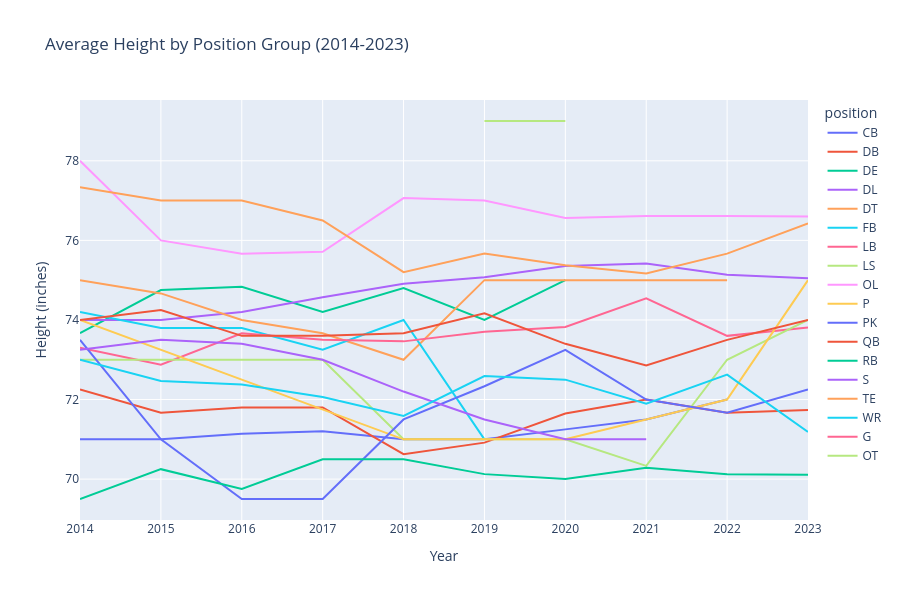
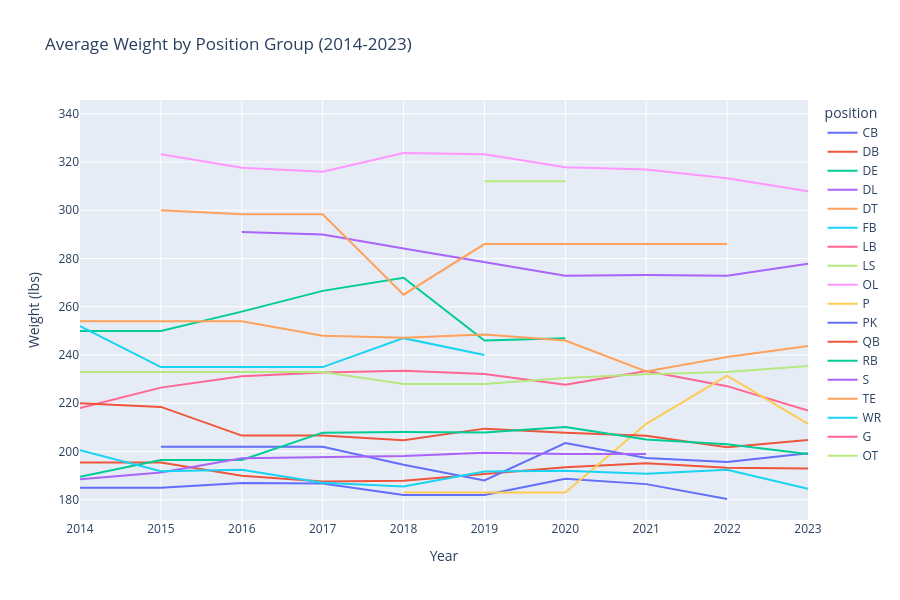
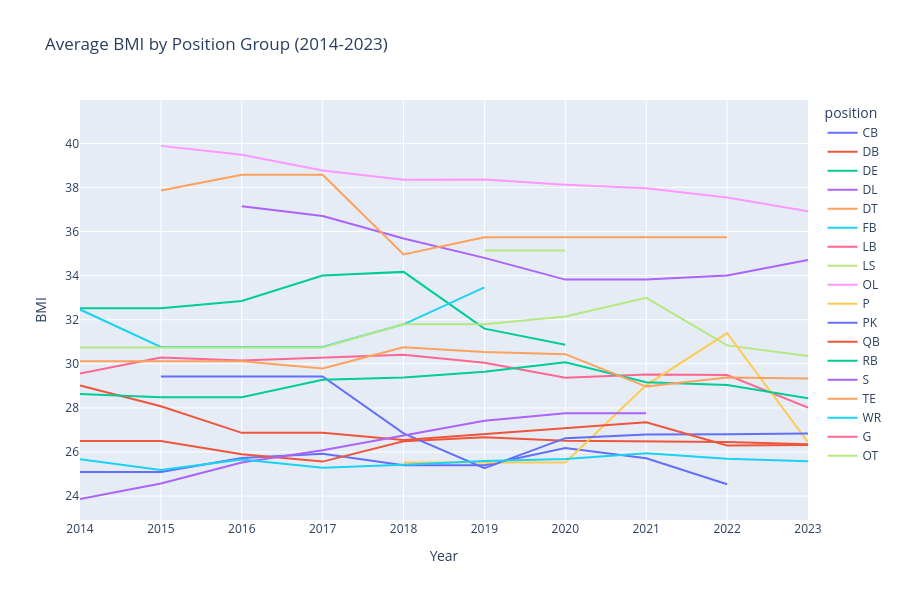

The code cell stored with these charts, in order, in its notebook:
### Markdown cell above
# Plotly PX

### Code cell
# Create an instance of the API class
api_instance = cfbd.TeamsApi(cfbd.ApiClient(configuration))
team = 'Oklahoma'  # Team filter
years = range(2014, 2024)  # Last 10 years

all_data = []

for year in years:
    try:
        # Fetch team roster for the given year
        api_response = api_instance.get_roster(year=year, team=team)
        
        # Process and collect data
        for player in api_response:
            all_data.append({
                'year': year,
                'player_id': player.id,
                'first_name': player.first_name,
                'last_name': player.last_name,
                'position': player.position,
                'height': player.height,
                'weight': player.weight
            })
    except ApiException as e:
        print("Exception when calling TeamsApi->get_roster for year {}: {}\n".format(year, e))

# Convert the collected data to a pandas DataFrame
df = pd.DataFrame(all_data)

# Calculate BMI for each player
df['BMI'] = df['weight'] / (df['height'] ** 2) * 703

# Group by year and position, then calculate average height, weight, and BMI
position_group = df.groupby(['year', 'position']).agg({
    'height': 'mean',
    'weight': 'mean',
    'BMI': 'mean'
}).reset_index()

# Plotting the data using Plotly Express
fig_height = px.line(position_group, x='year', y='height', color='position',
                     title='Average Height by Position Group (2014-2023)',
                     labels={'height': 'Height (inches)', 'year': 'Year'},
                     markers=True, height=600)  # Adjust height here
fig_height.update_traces(mode='lines')
fig_height.show()

fig_weight = px.line(position_group, x='year', y='weight', color='position',
                     title='Average Weight by Position Group (2014-2023)',
                     labels={'weight': 'Weight (lbs)', 'year': 'Year'},
                     markers=True, height=600)  # Adjust height here
fig_weight.update_traces(mode='lines')
fig_weight.show()

fig_bmi = px.line(position_group, x='year', y='BMI', color='position',
                  title='Average BMI by Position Group (2014-2023)',
                  labels={'BMI': 'BMI', 'year': 'Year'},
                  markers=True, height=600)  # Adjust height here
fig_bmi.update_traces(mode='lines')
fig_bmi.show()

### Figure 1 — Plotly figure (JSON) as saved in the notebook; plotly's stock layout.template omitted (floating-point values rounded to 4 significant figures)
{"data": [{"hovertemplate": "position=CB<br>Year=%{x}<br>Height (inches)=%{y}<extra></extra>", "legendgroup": "CB", "line": {"color": "#636efa", "dash": "solid"}, "marker": {"symbol": "circle"}, "mode": "lines", "name": "CB", "orientation": "v", "showlegend": true, "type": "scatter", "x": [2014, 2015, 2016, 2017, 2018, 2019, 2020, 2021, 2022], "xaxis": "x", "y": [71, 71, 71.14, 71.2, 71, 71, 71.25, 71.5, 72], "yaxis": "y"}, {"hovertemplate": "position=DB<br>Year=%{x}<br>Height (inches)=%{y}<extra></extra>", "legendgroup": "DB", "line": {"color": "#EF553B", "dash": "solid"}, "marker": {"symbol": "circle"}, "mode": "lines", "name": "DB", "orientation": "v", "showlegend": true, "type": "scatter", "x": [2014, 2015, 2016, 2017, 2018, 2019, 2020, 2021, 2022, 2023], "xaxis": "x", "y": [72.25, 71.67, 71.8, 71.8, 70.62, 70.92, 71.65, 72, 71.67, 71.74], "yaxis": "y"}, {"hovertemplate": "position=DE<br>Year=%{x}<br>Height (inches)=%{y}<extra></extra>", "legendgroup": "DE", "line": {"color": "#00cc96", "dash": "solid"}, "marker": {"symbol": "circle"}, "mode": "lines", "name": "DE", "orientation": "v", "showlegend": true, "type": "scatter", "x": [2014, 2015, 2016, 2017, 2018, 2019, 2020], "xaxis": "x", "y": [73.67, 74.75, 74.83, 74.2, 74.8, 74, 75], "yaxis": "y"}, {"hovertemplate": "position=DL<br>Year=%{x}<br>Height (inches)=%{y}<extra></extra>", "legendgroup": "DL", "line": {"color": "#ab63fa", "dash": "solid"}, "marker": {"symbol": "circle"}, "mode": "lines", "name": "DL", "orientation": "v", "showlegend": true, "type": "scatter", "x": [2014, 2015, 2016, 2017, 2018, 2019, 2020, 2021, 2022, 2023], "xaxis": "x", "y": [74, 74, 74.2, 74.57, 74.91, 75.07, 75.36, 75.42, 75.14, 75.05], "yaxis": "y"}, {"hovertemplate": "position=DT<br>Year=%{x}<br>Height (inches)=%{y}<extra></extra>", "legendgroup": "DT", "line": {"color": "#FFA15A", "dash": "solid"}, "marker": {"symbol": "circle"}, "mode": "lines", "name": "DT", "orientation": "v", "showlegend": true, "type": "scatter", "x": [2014, 2015, 2016, 2017, 2018, 2019, 2020, 2021, 2022], "xaxis": "x", "y": [75, 74.67, 74, 73.67, 73, 75, 75, 75, 75], "yaxis": "y"}, {"hovertemplate": "position=FB<br>Year=%{x}<br>Height (inches)=%{y}<extra></extra>", "legendgroup": "FB", "line": {"color": "#19d3f3", "dash": "solid"}, "marker": {"symbol": "circle"}, "mode": "lines", "name": "FB", "orientation": "v", "showlegend": true, "type": "scatter", "x": [2014, 2015, 2016, 2017, 2018, 2019], "xaxis": "x", "y": [74.2, 73.8, 73.8, 73.25, 74, 71], "yaxis": "y"}, {"hovertemplate": "position=LB<br>Year=%{x}<br>Height (inches)=%{y}<extra></extra>", "legendgroup": "LB", "line": {"color": "#FF6692", "dash": "solid"}, "marker": {"symbol": "circle"}, "mode": "lines", "name": "LB", "orientation": "v", "showlegend": true, "type": "scatter", "x": [2014, 2015, 2016, 2017, 2018, 2019, 2020, 2021, 2022, 2023], "xaxis": "x", "y": [73.3, 72.88, 73.67, 73.5, 73.46, 73.71, 73.82, 74.55, 73.6, 73.81], "yaxis": "y"}, {"hovertemplate": "position=LS<br>Year=%{x}<br>Height (inches)=%{y}<extra></extra>", "legendgroup": "LS", "line": {"color": "#B6E880", "dash": "solid"}, "marker": {"symbol": "circle"}, "mode": "lines", "name": "LS", "orientation": "v", "showlegend": true, "type": "scatter", "x": [2014, 2015, 2016, 2017, 2018, 2019, 2020, 2021, 2022, 2023], "xaxis": "x", "y": [73, 73, 73, 73, 71, 71, 71, 70.33, 73, 74], "yaxis": "y"}, {"hovertemplate": "position=OL<br>Year=%{x}<br>Height (inches)=%{y}<extra></extra>", "legendgroup": "OL", "line": {"color": "#FF97FF", "dash": "solid"}, "marker": {"symbol": "circle"}, "mode": "lines", "name": "OL", "orientation": "v", "showlegend": true, "type": "scatter", "x": [2014, 2015, 2016, 2017, 2018, 2019, 2020, 2021, 2022, 2023], "xaxis": "x", "y": [78, 76, 75.67, 75.71, 77.06, 77, 76.57, 76.61, 76.61, 76.6], "yaxis": "y"}, {"hovertemplate": "position=P<br>Year=%{x}<br>Height (inches)=%{y}<extra></extra>", "legendgroup": "P", "line": {"color": "#FECB52", "dash": "solid"}, "marker": {"symbol": "circle"}, "mode": "lines", "name": "P", "orientation": "v", "showlegend": true, "type": "scatter", "x": [2014, 2018, 2019, 2020, 2021, 2022, 2023], "xaxis": "x", "y": [74, 71, 71, 71, 71.5, 72, 75], "yaxis": "y"}, {"hovertemplate": "position=PK<br>Year=%{x}<br>Height (inches)=%{y}<extra></extra>", "legendgroup": "PK", "line": {"color": "#636efa", "dash": "solid"}, "marker": {"symbol": "circle"}, "mode": "lines", "name": "PK", "orientation": "v", "showlegend": true, "type": "scatter", "x": [2014, 2015, 2016, 2017, 2018, 2019, 2020, 2021, 2022, 2023], "xaxis": "x", "y": [73.5, 71, 69.5, 69.5, 71.5, 72.33, 73.25, 72, 71.67, 72.25], "yaxis": "y"}, {"hovertemplate": "position=QB<br>Year=%{x}<br>Height (inches)=%{y}<extra></extra>", "legendgroup": "QB", "line": {"color": "#EF553B", "dash": "solid"}, "marker": {"symbol": "circle"}, "mode": "lines", "name": "QB", "orientation": "v", "showlegend": true, "type": "scatter", "x": [2014, 2015, 2016, 2017, 2018, 2019, 2020, 2021, 2022, 2023], "xaxis": "x", "y": [74, 74.25, 73.6, 73.6, 73.67, 74.17, 73.4, 72.86, 73.5, 74], "yaxis": "y"}, {"hovertemplate": "position=RB<br>Year=%{x}<br>Height (inches)=%{y}<extra></extra>", "legendgroup": "RB", "line": {"color": "#00cc96", "dash": "solid"}, "marker": {"symbol": "circle"}, "mode": "lines", "name": "RB", "orientation": "v", "showlegend": true, "type": "scatter", "x": [2014, 2015, 2016, 2017, 2018, 2019, 2020, 2021, 2022, 2023], "xaxis": "x", "y": [69.5, 70.25, 69.75, 70.5, 70.5, 70.12, 70, 70.29, 70.12, 70.11], "yaxis": "y"}, {"hovertemplate": "position=S<br>Year=%{x}<br>Height (inches)=%{y}<extra></extra>", "legendgroup": "S", "line": {"color": "#ab63fa", "dash": "solid"}, "marker": {"symbol": "circle"}, "mode": "lines", "name": "S", "orientation": "v", "showlegend": true, "type": "scatter", "x": [2014, 2015, 2016, 2017, 2018, 2019, 2020, 2021], "xaxis": "x", "y": [73.25, 73.5, 73.4, 73, 72.2, 71.5, 71, 71], "yaxis": "y"}, {"hovertemplate": "position=TE<br>Year=%{x}<br>Height (inches)=%{y}<extra></extra>", "legendgroup": "TE", "line": {"color": "#FFA15A", "dash": "solid"}, "marker": {"symbol": "circle"}, "mode": "lines", "name": "TE", "orientation": "v", "showlegend": true, "type": "scatter", "x": [2014, 2015, 2016, 2017, 2018, 2019, 2020, 2021, 2022, 2023], "xaxis": "x", "y": [77.33, 77, 77, 76.5, 75.2, 75.67, 75.38, 75.17, 75.67, 76.43], "yaxis": "y"}, {"hovertemplate": "position=WR<br>Year=%{x}<br>Height (inches)=%{y}<extra></extra>", "legendgroup": "WR", "line": {"color": "#19d3f3", "dash": "solid"}, "marker": {"symbol": "circle"}, "mode": "lines", "name": "WR", "orientation": "v", "showlegend": true, "type": "scatter", "x": [2014, 2015, 2016, 2017, 2018, 2019, 2020, 2021, 2022, 2023], "xaxis": "x", "y": [73, 72.47, 72.38, 72.06, 71.59, 72.59, 72.5, 71.89, 72.62, 71.19], "yaxis": "y"}, {"hovertemplate": "position=G<br>Year=%{x}<br>Height (inches)=%{y}<extra></extra>", "legendgroup": "G", "line": {"color": "#FF6692", "dash": "solid"}, "marker": {"symbol": "circle"}, "mode": "lines", "name": "G", "orientation": "v", "showlegend": true, "type": "scatter", "x": [2019], "xaxis": "x", "y": [76], "yaxis": "y"}, {"hovertemplate": "position=OT<br>Year=%{x}<br>Height (inches)=%{y}<extra></extra>", "legendgroup": "OT", "line": {"color": "#B6E880", "dash": "solid"}, "marker": {"symbol": "circle"}, "mode": "lines", "name": "OT", "orientation": "v", "showlegend": true, "type": "scatter", "x": [2019, 2020], "xaxis": "x", "y": [79, 79], "yaxis": "y"}], "layout": {"height": 600, "legend": {"title": {"text": "position"}, "tracegroupgap": 0}, "title": {"text": "Average Height by Position Group (2014-2023)"}, "xaxis": {"anchor": "y", "domain": [0, 1], "title": {"text": "Year"}}, "yaxis": {"anchor": "x", "domain": [0, 1], "title": {"text": "Height (inches)"}}}}

### Figure 2 — Plotly figure (JSON) as saved in the notebook; plotly's stock layout.template omitted (floating-point values rounded to 4 significant figures)
{"data": [{"hovertemplate": "position=CB<br>Year=%{x}<br>Weight (lbs)=%{y}<extra></extra>", "legendgroup": "CB", "line": {"color": "#636efa", "dash": "solid"}, "marker": {"symbol": "circle"}, "mode": "lines", "name": "CB", "orientation": "v", "showlegend": true, "type": "scatter", "x": [2014, 2015, 2016, 2017, 2018, 2019, 2020, 2021, 2022], "xaxis": "x", "y": [185, 185, 187, 186.8, 182, 182, 188.8, 186.5, 180.3], "yaxis": "y"}, {"hovertemplate": "position=DB<br>Year=%{x}<br>Weight (lbs)=%{y}<extra></extra>", "legendgroup": "DB", "line": {"color": "#EF553B", "dash": "solid"}, "marker": {"symbol": "circle"}, "mode": "lines", "name": "DB", "orientation": "v", "showlegend": true, "type": "scatter", "x": [2014, 2015, 2016, 2017, 2018, 2019, 2020, 2021, 2022, 2023], "xaxis": "x", "y": [195.5, 195.5, 190, 187.6, 187.9, 190.8, 193.5, 195.1, 193.3, 193.0], "yaxis": "y"}, {"hovertemplate": "position=DE<br>Year=%{x}<br>Weight (lbs)=%{y}<extra></extra>", "legendgroup": "DE", "line": {"color": "#00cc96", "dash": "solid"}, "marker": {"symbol": "circle"}, "mode": "lines", "name": "DE", "orientation": "v", "showlegend": true, "type": "scatter", "x": [2014, 2015, 2016, 2017, 2018, 2019, 2020], "xaxis": "x", "y": [250, 250, 258, 266.6, 272, 246, 247], "yaxis": "y"}, {"hovertemplate": "position=DL<br>Year=%{x}<br>Weight (lbs)=%{y}<extra></extra>", "legendgroup": "DL", "line": {"color": "#ab63fa", "dash": "solid"}, "marker": {"symbol": "circle"}, "mode": "lines", "name": "DL", "orientation": "v", "showlegend": true, "type": "scatter", "x": [2014, 2015, 2016, 2017, 2018, 2019, 2020, 2021, 2022, 2023], "xaxis": "x", "y": [null, null, 291, 290, 284.2, 278.4, 272.9, 273.2, 272.9, 277.8], "yaxis": "y"}, {"hovertemplate": "position=DT<br>Year=%{x}<br>Weight (lbs)=%{y}<extra></extra>", "legendgroup": "DT", "line": {"color": "#FFA15A", "dash": "solid"}, "marker": {"symbol": "circle"}, "mode": "lines", "name": "DT", "orientation": "v", "showlegend": true, "type": "scatter", "x": [2014, 2015, 2016, 2017, 2018, 2019, 2020, 2021, 2022], "xaxis": "x", "y": [null, 300, 298.3, 298.3, 265, 286, 286, 286, 286], "yaxis": "y"}, {"hovertemplate": "position=FB<br>Year=%{x}<br>Weight (lbs)=%{y}<extra></extra>", "legendgroup": "FB", "line": {"color": "#19d3f3", "dash": "solid"}, "marker": {"symbol": "circle"}, "mode": "lines", "name": "FB", "orientation": "v", "showlegend": true, "type": "scatter", "x": [2014, 2015, 2016, 2017, 2018, 2019], "xaxis": "x", "y": [252, 235, 235, 235, 247, 240], "yaxis": "y"}, {"hovertemplate": "position=LB<br>Year=%{x}<br>Weight (lbs)=%{y}<extra></extra>", "legendgroup": "LB", "line": {"color": "#FF6692", "dash": "solid"}, "marker": {"symbol": "circle"}, "mode": "lines", "name": "LB", "orientation": "v", "showlegend": true, "type": "scatter", "x": [2014, 2015, 2016, 2017, 2018, 2019, 2020, 2021, 2022, 2023], "xaxis": "x", "y": [218, 226.5, 231.2, 232.8, 233.5, 232.2, 227.7, 233.4, 227.1, 217], "yaxis": "y"}, {"hovertemplate": "position=LS<br>Year=%{x}<br>Weight (lbs)=%{y}<extra></extra>", "legendgroup": "LS", "line": {"color": "#B6E880", "dash": "solid"}, "marker": {"symbol": "circle"}, "mode": "lines", "name": "LS", "orientation": "v", "showlegend": true, "type": "scatter", "x": [2014, 2015, 2016, 2017, 2018, 2019, 2020, 2021, 2022, 2023], "xaxis": "x", "y": [233, 233, 233, 233, 228, 228, 230.5, 232, 233, 235.5], "yaxis": "y"}, {"hovertemplate": "position=OL<br>Year=%{x}<br>Weight (lbs)=%{y}<extra></extra>", "legendgroup": "OL", "line": {"color": "#FF97FF", "dash": "solid"}, "marker": {"symbol": "circle"}, "mode": "lines", "name": "OL", "orientation": "v", "showlegend": true, "type": "scatter", "x": [2014, 2015, 2016, 2017, 2018, 2019, 2020, 2021, 2022, 2023], "xaxis": "x", "y": [null, 323.2, 317.6, 316, 323.8, 323.2, 317.9, 316.9, 313.3, 307.9], "yaxis": "y"}, {"hovertemplate": "position=P<br>Year=%{x}<br>Weight (lbs)=%{y}<extra></extra>", "legendgroup": "P", "line": {"color": "#FECB52", "dash": "solid"}, "marker": {"symbol": "circle"}, "mode": "lines", "name": "P", "orientation": "v", "showlegend": true, "type": "scatter", "x": [2014, 2018, 2019, 2020, 2021, 2022, 2023], "xaxis": "x", "y": [null, 183, 183, 183, 211.5, 231.5, 211.5], "yaxis": "y"}, {"hovertemplate": "position=PK<br>Year=%{x}<br>Weight (lbs)=%{y}<extra></extra>", "legendgroup": "PK", "line": {"color": "#636efa", "dash": "solid"}, "marker": {"symbol": "circle"}, "mode": "lines", "name": "PK", "orientation": "v", "showlegend": true, "type": "scatter", "x": [2014, 2015, 2016, 2017, 2018, 2019, 2020, 2021, 2022, 2023], "xaxis": "x", "y": [null, 202, 202, 202, 194.5, 188, 203.5, 197.3, 195.7, 199.2], "yaxis": "y"}, {"hovertemplate": "position=QB<br>Year=%{x}<br>Weight (lbs)=%{y}<extra></extra>", "legendgroup": "QB", "line": {"color": "#EF553B", "dash": "solid"}, "marker": {"symbol": "circle"}, "mode": "lines", "name": "QB", "orientation": "v", "showlegend": true, "type": "scatter", "x": [2014, 2015, 2016, 2017, 2018, 2019, 2020, 2021, 2022, 2023], "xaxis": "x", "y": [220, 218.5, 206.6, 206.6, 204.7, 209.5, 207.8, 206.6, 201.8, 204.8], "yaxis": "y"}, {"hovertemplate": "position=RB<br>Year=%{x}<br>Weight (lbs)=%{y}<extra></extra>", "legendgroup": "RB", "line": {"color": "#00cc96", "dash": "solid"}, "marker": {"symbol": "circle"}, "mode": "lines", "name": "RB", "orientation": "v", "showlegend": true, "type": "scatter", "x": [2014, 2015, 2016, 2017, 2018, 2019, 2020, 2021, 2022, 2023], "xaxis": "x", "y": [189.5, 196.5, 196.5, 207.8, 208.1, 207.9, 210.1, 205, 203, 199], "yaxis": "y"}, {"hovertemplate": "position=S<br>Year=%{x}<br>Weight (lbs)=%{y}<extra></extra>", "legendgroup": "S", "line": {"color": "#ab63fa", "dash": "solid"}, "marker": {"symbol": "circle"}, "mode": "lines", "name": "S", "orientation": "v", "showlegend": true, "type": "scatter", "x": [2014, 2015, 2016, 2017, 2018, 2019, 2020, 2021], "xaxis": "x", "y": [188.5, 191.3, 197.2, 197.7, 198.2, 199.5, 199, 199], "yaxis": "y"}, {"hovertemplate": "position=TE<br>Year=%{x}<br>Weight (lbs)=%{y}<extra></extra>", "legendgroup": "TE", "line": {"color": "#FFA15A", "dash": "solid"}, "marker": {"symbol": "circle"}, "mode": "lines", "name": "TE", "orientation": "v", "showlegend": true, "type": "scatter", "x": [2014, 2015, 2016, 2017, 2018, 2019, 2020, 2021, 2022, 2023], "xaxis": "x", "y": [254, 254, 254, 248, 247.2, 248.5, 246, 233.2, 239.2, 243.7], "yaxis": "y"}, {"hovertemplate": "position=WR<br>Year=%{x}<br>Weight (lbs)=%{y}<extra></extra>", "legendgroup": "WR", "line": {"color": "#19d3f3", "dash": "solid"}, "marker": {"symbol": "circle"}, "mode": "lines", "name": "WR", "orientation": "v", "showlegend": true, "type": "scatter", "x": [2014, 2015, 2016, 2017, 2018, 2019, 2020, 2021, 2022, 2023], "xaxis": "x", "y": [200.6, 191.9, 192.5, 187.1, 185.5, 191.8, 192.0, 190.8, 192.4, 184.6], "yaxis": "y"}, {"hovertemplate": "position=G<br>Year=%{x}<br>Weight (lbs)=%{y}<extra></extra>", "legendgroup": "G", "line": {"color": "#FF6692", "dash": "solid"}, "marker": {"symbol": "circle"}, "mode": "lines", "name": "G", "orientation": "v", "showlegend": true, "type": "scatter", "x": [2019], "xaxis": "x", "y": [337], "yaxis": "y"}, {"hovertemplate": "position=OT<br>Year=%{x}<br>Weight (lbs)=%{y}<extra></extra>", "legendgroup": "OT", "line": {"color": "#B6E880", "dash": "solid"}, "marker": {"symbol": "circle"}, "mode": "lines", "name": "OT", "orientation": "v", "showlegend": true, "type": "scatter", "x": [2019, 2020], "xaxis": "x", "y": [312, 312], "yaxis": "y"}], "layout": {"height": 600, "legend": {"title": {"text": "position"}, "tracegroupgap": 0}, "title": {"text": "Average Weight by Position Group (2014-2023)"}, "xaxis": {"anchor": "y", "domain": [0, 1], "title": {"text": "Year"}}, "yaxis": {"anchor": "x", "domain": [0, 1], "title": {"text": "Weight (lbs)"}}}}

### Figure 3 — Plotly figure (JSON) as saved in the notebook; plotly's stock layout.template omitted (floating-point values rounded to 4 significant figures)
{"data": [{"hovertemplate": "position=CB<br>Year=%{x}<br>BMI=%{y}<extra></extra>", "legendgroup": "CB", "line": {"color": "#636efa", "dash": "solid"}, "marker": {"symbol": "circle"}, "mode": "lines", "name": "CB", "orientation": "v", "showlegend": true, "type": "scatter", "x": [2014, 2015, 2016, 2017, 2018, 2019, 2020, 2021, 2022], "xaxis": "x", "y": [25.09, 25.09, 25.73, 25.92, 25.39, 25.39, 26.17, 25.72, 24.53], "yaxis": "y"}, {"hovertemplate": "position=DB<br>Year=%{x}<br>BMI=%{y}<extra></extra>", "legendgroup": "DB", "line": {"color": "#EF553B", "dash": "solid"}, "marker": {"symbol": "circle"}, "mode": "lines", "name": "DB", "orientation": "v", "showlegend": true, "type": "scatter", "x": [2014, 2015, 2016, 2017, 2018, 2019, 2020, 2021, 2022, 2023], "xaxis": "x", "y": [26.49, 26.49, 25.9, 25.56, 26.48, 26.67, 26.51, 26.47, 26.45, 26.35], "yaxis": "y"}, {"hovertemplate": "position=DE<br>Year=%{x}<br>BMI=%{y}<extra></extra>", "legendgroup": "DE", "line": {"color": "#00cc96", "dash": "solid"}, "marker": {"symbol": "circle"}, "mode": "lines", "name": "DE", "orientation": "v", "showlegend": true, "type": "scatter", "x": [2014, 2015, 2016, 2017, 2018, 2019, 2020], "xaxis": "x", "y": [32.52, 32.52, 32.85, 34.01, 34.17, 31.59, 30.87], "yaxis": "y"}, {"hovertemplate": "position=DL<br>Year=%{x}<br>BMI=%{y}<extra></extra>", "legendgroup": "DL", "line": {"color": "#ab63fa", "dash": "solid"}, "marker": {"symbol": "circle"}, "mode": "lines", "name": "DL", "orientation": "v", "showlegend": true, "type": "scatter", "x": [2014, 2015, 2016, 2017, 2018, 2019, 2020, 2021, 2022, 2023], "xaxis": "x", "y": [null, null, 37.15, 36.7, 35.68, 34.81, 33.82, 33.82, 34.01, 34.71], "yaxis": "y"}, {"hovertemplate": "position=DT<br>Year=%{x}<br>BMI=%{y}<extra></extra>", "legendgroup": "DT", "line": {"color": "#FFA15A", "dash": "solid"}, "marker": {"symbol": "circle"}, "mode": "lines", "name": "DT", "orientation": "v", "showlegend": true, "type": "scatter", "x": [2014, 2015, 2016, 2017, 2018, 2019, 2020, 2021, 2022], "xaxis": "x", "y": [null, 37.87, 38.58, 38.58, 34.96, 35.74, 35.74, 35.74, 35.74], "yaxis": "y"}, {"hovertemplate": "position=FB<br>Year=%{x}<br>BMI=%{y}<extra></extra>", "legendgroup": "FB", "line": {"color": "#19d3f3", "dash": "solid"}, "marker": {"symbol": "circle"}, "mode": "lines", "name": "FB", "orientation": "v", "showlegend": true, "type": "scatter", "x": [2014, 2015, 2016, 2017, 2018, 2019], "xaxis": "x", "y": [32.46, 30.76, 30.76, 30.76, 31.79, 33.47], "yaxis": "y"}, {"hovertemplate": "position=LB<br>Year=%{x}<br>BMI=%{y}<extra></extra>", "legendgroup": "LB", "line": {"color": "#FF6692", "dash": "solid"}, "marker": {"symbol": "circle"}, "mode": "lines", "name": "LB", "orientation": "v", "showlegend": true, "type": "scatter", "x": [2014, 2015, 2016, 2017, 2018, 2019, 2020, 2021, 2022, 2023], "xaxis": "x", "y": [29.56, 30.28, 30.15, 30.29, 30.41, 30.05, 29.37, 29.52, 29.49, 28.02], "yaxis": "y"}, {"hovertemplate": "position=LS<br>Year=%{x}<br>BMI=%{y}<extra></extra>", "legendgroup": "LS", "line": {"color": "#B6E880", "dash": "solid"}, "marker": {"symbol": "circle"}, "mode": "lines", "name": "LS", "orientation": "v", "showlegend": true, "type": "scatter", "x": [2014, 2015, 2016, 2017, 2018, 2019, 2020, 2021, 2022, 2023], "xaxis": "x", "y": [30.74, 30.74, 30.74, 30.74, 31.8, 31.8, 32.14, 33.0, 30.84, 30.36], "yaxis": "y"}, {"hovertemplate": "position=OL<br>Year=%{x}<br>BMI=%{y}<extra></extra>", "legendgroup": "OL", "line": {"color": "#FF97FF", "dash": "solid"}, "marker": {"symbol": "circle"}, "mode": "lines", "name": "OL", "orientation": "v", "showlegend": true, "type": "scatter", "x": [2014, 2015, 2016, 2017, 2018, 2019, 2020, 2021, 2022, 2023], "xaxis": "x", "y": [null, 39.89, 39.48, 38.77, 38.35, 38.36, 38.13, 37.97, 37.54, 36.92], "yaxis": "y"}, {"hovertemplate": "position=P<br>Year=%{x}<br>BMI=%{y}<extra></extra>", "legendgroup": "P", "line": {"color": "#FECB52", "dash": "solid"}, "marker": {"symbol": "circle"}, "mode": "lines", "name": "P", "orientation": "v", "showlegend": true, "type": "scatter", "x": [2014, 2018, 2019, 2020, 2021, 2022, 2023], "xaxis": "x", "y": [null, 25.52, 25.52, 25.52, 29.03, 31.39, 26.44], "yaxis": "y"}, {"hovertemplate": "position=PK<br>Year=%{x}<br>BMI=%{y}<extra></extra>", "legendgroup": "PK", "line": {"color": "#636efa", "dash": "solid"}, "marker": {"symbol": "circle"}, "mode": "lines", "name": "PK", "orientation": "v", "showlegend": true, "type": "scatter", "x": [2014, 2015, 2016, 2017, 2018, 2019, 2020, 2021, 2022, 2023], "xaxis": "x", "y": [null, 29.43, 29.43, 29.43, 26.84, 25.26, 26.63, 26.79, 26.81, 26.84], "yaxis": "y"}, {"hovertemplate": "position=QB<br>Year=%{x}<br>BMI=%{y}<extra></extra>", "legendgroup": "QB", "line": {"color": "#EF553B", "dash": "solid"}, "marker": {"symbol": "circle"}, "mode": "lines", "name": "QB", "orientation": "v", "showlegend": true, "type": "scatter", "x": [2014, 2015, 2016, 2017, 2018, 2019, 2020, 2021, 2022, 2023], "xaxis": "x", "y": [29.02, 28.07, 26.87, 26.87, 26.55, 26.81, 27.1, 27.35, 26.3, 26.32], "yaxis": "y"}, {"hovertemplate": "position=RB<br>Year=%{x}<br>BMI=%{y}<extra></extra>", "legendgroup": "RB", "line": {"color": "#00cc96", "dash": "solid"}, "marker": {"symbol": "circle"}, "mode": "lines", "name": "RB", "orientation": "v", "showlegend": true, "type": "scatter", "x": [2014, 2015, 2016, 2017, 2018, 2019, 2020, 2021, 2022, 2023], "xaxis": "x", "y": [28.64, 28.49, 28.49, 29.28, 29.38, 29.64, 30.07, 29.16, 29.04, 28.43], "yaxis": "y"}, {"hovertemplate": "position=S<br>Year=%{x}<br>BMI=%{y}<extra></extra>", "legendgroup": "S", "line": {"color": "#ab63fa", "dash": "solid"}, "marker": {"symbol": "circle"}, "mode": "lines", "name": "S", "orientation": "v", "showlegend": true, "type": "scatter", "x": [2014, 2015, 2016, 2017, 2018, 2019, 2020, 2021], "xaxis": "x", "y": [23.87, 24.57, 25.52, 26.08, 26.75, 27.42, 27.75, 27.75], "yaxis": "y"}, {"hovertemplate": "position=TE<br>Year=%{x}<br>BMI=%{y}<extra></extra>", "legendgroup": "TE", "line": {"color": "#FFA15A", "dash": "solid"}, "marker": {"symbol": "circle"}, "mode": "lines", "name": "TE", "orientation": "v", "showlegend": true, "type": "scatter", "x": [2014, 2015, 2016, 2017, 2018, 2019, 2020, 2021, 2022, 2023], "xaxis": "x", "y": [30.12, 30.12, 30.12, 29.79, 30.75, 30.54, 30.44, 28.97, 29.38, 29.33], "yaxis": "y"}, {"hovertemplate": "position=WR<br>Year=%{x}<br>BMI=%{y}<extra></extra>", "legendgroup": "WR", "line": {"color": "#19d3f3", "dash": "solid"}, "marker": {"symbol": "circle"}, "mode": "lines", "name": "WR", "orientation": "v", "showlegend": true, "type": "scatter", "x": [2014, 2015, 2016, 2017, 2018, 2019, 2020, 2021, 2022, 2023], "xaxis": "x", "y": [25.67, 25.18, 25.65, 25.29, 25.42, 25.59, 25.69, 25.94, 25.69, 25.58], "yaxis": "y"}, {"hovertemplate": "position=G<br>Year=%{x}<br>BMI=%{y}<extra></extra>", "legendgroup": "G", "line": {"color": "#FF6692", "dash": "solid"}, "marker": {"symbol": "circle"}, "mode": "lines", "name": "G", "orientation": "v", "showlegend": true, "type": "scatter", "x": [2019], "xaxis": "x", "y": [41.02], "yaxis": "y"}, {"hovertemplate": "position=OT<br>Year=%{x}<br>BMI=%{y}<extra></extra>", "legendgroup": "OT", "line": {"color": "#B6E880", "dash": "solid"}, "marker": {"symbol": "circle"}, "mode": "lines", "name": "OT", "orientation": "v", "showlegend": true, "type": "scatter", "x": [2019, 2020], "xaxis": "x", "y": [35.14, 35.14], "yaxis": "y"}], "layout": {"height": 600, "legend": {"title": {"text": "position"}, "tracegroupgap": 0}, "title": {"text": "Average BMI by Position Group (2014-2023)"}, "xaxis": {"anchor": "y", "domain": [0, 1], "title": {"text": "Year"}}, "yaxis": {"anchor": "x", "domain": [0, 1], "title": {"text": "BMI"}}}}
